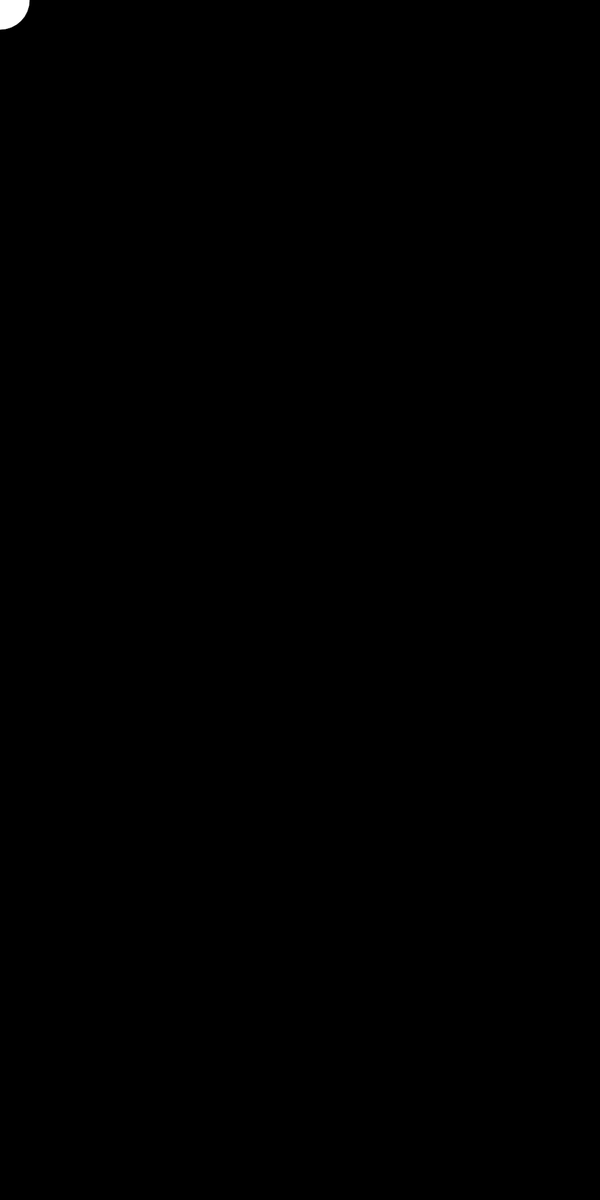
Frame 1 (no input)
Frame 60 (no input): identical to frame 1, image omitted
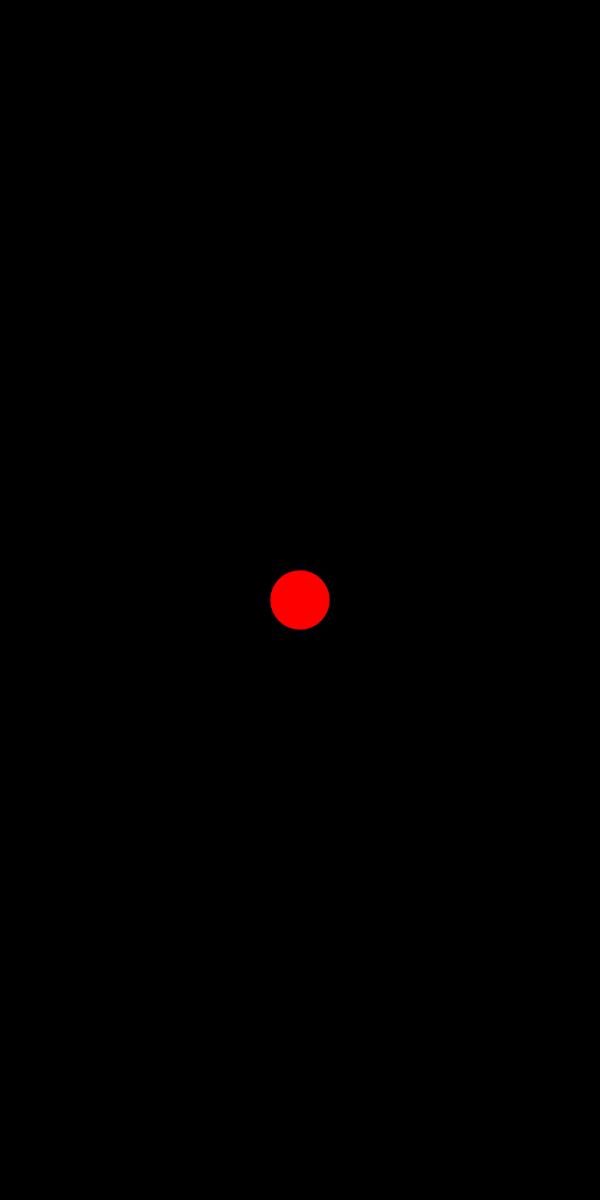
Frame 120 (the mouse pressed at the canvas centre since frame 60)

The p5.js sketch that drew these frames (run headless with seeded random() and noise() and a simulated clock; from frame 60 on, the mouse is pressed at the canvas centre):

// p5.js sketch
// ── sketch.js
function setup()
{
	//create a canvas for the robot
	createCanvas(1000, 2000);
    fill(255,255,255);
}

function draw()
{
    background(0,0,0);
    
    
    ellipse(mouseX,mouseY,100,100);
    // ellipse(width/2, height/2, width,height);
    
}

function mousePressed()
{
    fill(255,0,0);
}
function keyPressed(){
    fill(0,255,0)
}
